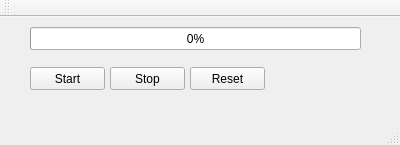
<?xml version="1.0" encoding="UTF-8"?>
<ui version="4.0">
 <class>MainWindow</class>
 <widget class="QMainWindow" name="MainWindow">
  <property name="geometry">
   <rect>
    <x>0</x>
    <y>0</y>
    <width>400</width>
    <height>145</height>
   </rect>
  </property>
  <property name="windowTitle">
   <string>Ex.1</string>
  </property>
  <widget class="QWidget" name="centralWidget">
   <widget class="QProgressBar" name="progressBar">
    <property name="geometry">
     <rect>
      <x>30</x>
      <y>10</y>
      <width>331</width>
      <height>23</height>
     </rect>
    </property>
    <property name="value">
     <number>0</number>
    </property>
   </widget>
   <widget class="QPushButton" name="pbStart">
    <property name="geometry">
     <rect>
      <x>30</x>
      <y>50</y>
      <width>75</width>
      <height>23</height>
     </rect>
    </property>
    <property name="text">
     <string>Start</string>
    </property>
   </widget>
   <widget class="QPushButton" name="pbStop">
    <property name="geometry">
     <rect>
      <x>110</x>
      <y>50</y>
      <width>75</width>
      <height>23</height>
     </rect>
    </property>
    <property name="text">
     <string>Stop</string>
    </property>
   </widget>
   <widget class="QPushButton" name="pbReset">
    <property name="geometry">
     <rect>
      <x>190</x>
      <y>50</y>
      <width>75</width>
      <height>23</height>
     </rect>
    </property>
    <property name="text">
     <string>Reset</string>
    </property>
   </widget>
  </widget>
  <widget class="QMenuBar" name="menuBar">
   <property name="geometry">
    <rect>
     <x>0</x>
     <y>0</y>
     <width>400</width>
     <height>21</height>
    </rect>
   </property>
  </widget>
  <widget class="QToolBar" name="mainToolBar">
   <attribute name="toolBarArea">
    <enum>TopToolBarArea</enum>
   </attribute>
   <attribute name="toolBarBreak">
    <bool>false</bool>
   </attribute>
  </widget>
  <widget class="QStatusBar" name="statusBar"/>
 </widget>
 <layoutdefault spacing="6" margin="11"/>
 <resources/>
 <connections/>
</ui>
